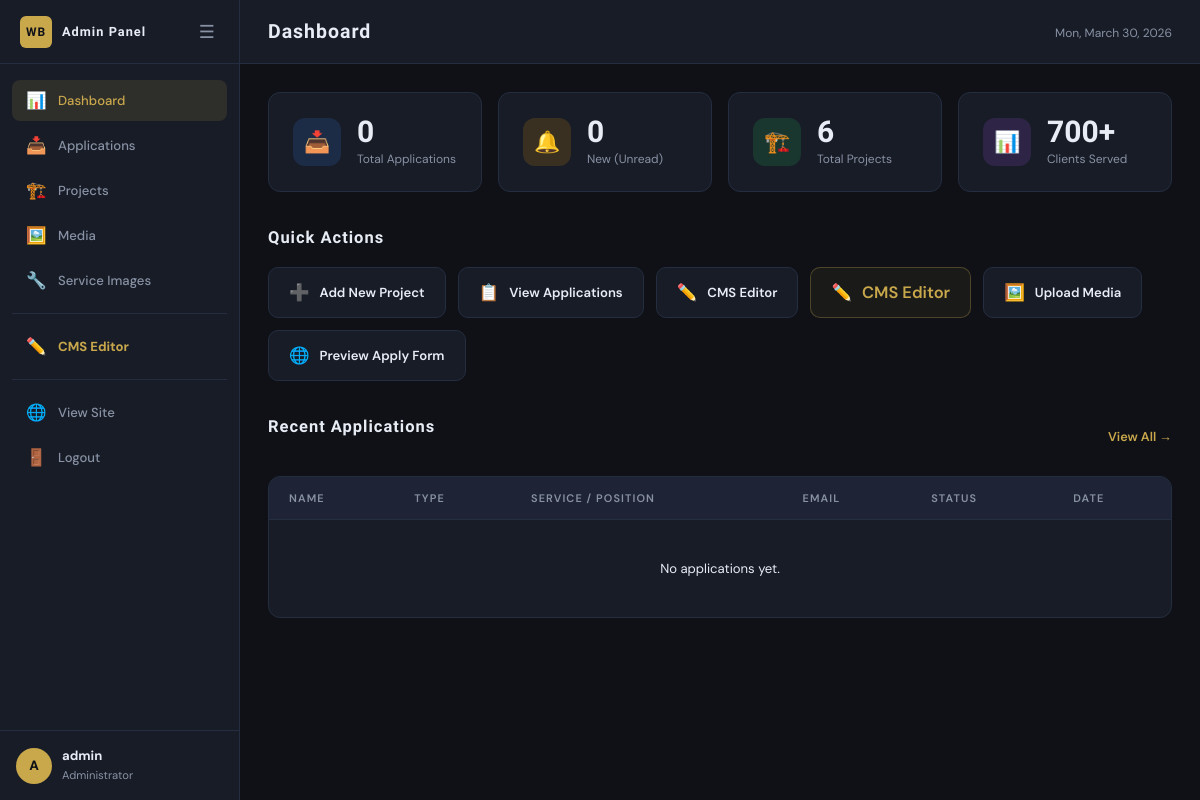
Before: /admin (signed in) with the older database file.
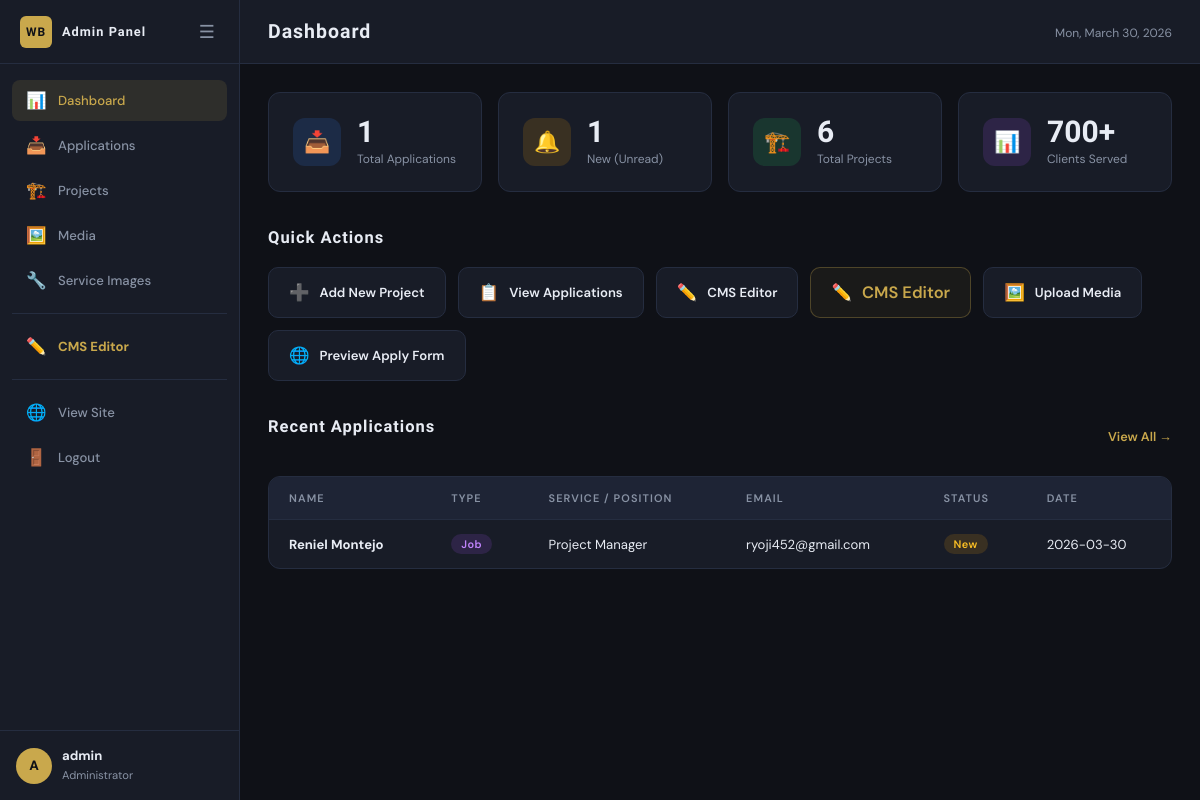
After: the same page with the newer database file.
### tables this page shows
CREATE TABLE applications (
        id INTEGER PRIMARY KEY AUTOINCREMENT,
        full_name TEXT NOT NULL, email TEXT NOT NULL, phone TEXT NOT NULL,
        type TEXT NOT NULL, position_service TEXT NOT NULL,
        message TEXT, file_path TEXT, status TEXT DEFAULT 'new',
        created_at TIMESTAMP DEFAULT CURRENT_TIMESTAMP);

### app.py (the view)
@app.route('/admin')
@login_required
def admin_dashboard():
    conn       = get_db()
    total_apps = conn.execute("SELECT COUNT(*) as c FROM applications").fetchone()['c']
    new_apps   = conn.execute("SELECT COUNT(*) as c FROM applications WHERE status='new'").fetchone()['c']
    total_proj = conn.execute("SELECT COUNT(*) as c FROM projects").fetchone()['c']
    recent     = conn.execute("SELECT * FROM applications ORDER BY created_at DESC LIMIT 5").fetchall()
    conn.close()
    return render_template('admin/dashboard.html',
        total_apps=total_apps, new_apps=new_apps,
        total_projects=total_proj, recent_apps=recent)

### app.py (called while the page is built)
def get_db():
    conn = sqlite3.connect(DATABASE)
    conn.row_factory = sqlite3.Row
    return conn

def login_required(f):
    @wraps(f)
    def decorated(*args, **kwargs):
        if 'admin_logged_in' not in session:
            return redirect(url_for('admin_login'))
        return f(*args, **kwargs)
    return decorated

@app.context_processor
def inject_cms():
    flat = {}
    try:
        conn = get_db()
        rows = conn.execute("SELECT content_key, content_value FROM cms_content").fetchall()
        conn.close()
        flat = {row['content_key']: (row['content_value'] or '') for row in rows}
    except Exception:
        pass
    return {'cms': flat, 'c': flat}   # `c` is shorthand alias

### templates/admin/dashboard.html (shortened to what this page needs)
{% extends "admin/base_admin.html" %}
{% block page_title %}Dashboard{% endblock %}
{% block admin_content %}
<div class="stats-row">
  <div class="stat-card">
    <div class="stat-card-icon blue">📥</div>
    <div class="stat-card-body">
      <div class="stat-card-num">{{ total_apps }}</div>
      <div class="stat-card-label">Total Applications</div>
    </div>
  </div>
  <div class="stat-card">
    <div class="stat-card-icon orange">🔔</div>
    <div class="stat-card-body">
      <div class="stat-card-num">{{ new_apps }}</div>
      <div class="stat-card-label">New (Unread)</div>
    </div>
  </div>
  <div class="stat-card">
    <div class="stat-card-icon green">🏗️</div>
    <div class="stat-card-body">
      <div class="stat-card-num">{{ total_projects }}</div>
      <div class="stat-card-label">Total Projects</div>
    </div>
  </div>
  <div class="stat-card">
    <div class="stat-card-icon purple">📊</div>
    <div class="stat-card-body">
      <div class="stat-card-num">700+</div>
      <div class="stat-card-label">Clients Served</div>
    </div>
  </div>
</div>
<div class="admin-section">
  <h2 class="admin-section-title">Quick Actions</h2>
  <div class="quick-actions">
    <a href="{{ url_for('admin_add_project') }}" class="quick-btn">
      <span>➕</span> Add New Project
    </a>
    <a href="{{ url_for('admin_applications') }}" class="quick-btn">
      <span>📋</span> View Applications
    </a>
    <a href="{{ url_for('admin_cms') }}" class="quick-btn">
      <span>✏️</span> CMS Editor
    </a>
    <a href="{{ url_for('admin_cms') }}" class="quick-btn" style="border-color:rgba(201,168,76,0.3);background:rgba(201,168,76,0.06)">
      <span>✏️</span> <span style="color:var(--c-gold)">CMS Editor</span>
    </a>
    <a href="{{ url_for('admin_media') }}" class="quick-btn">
      <span>🖼️</span> Upload Media
    </a>
    <a href="{{ url_for('apply') }}" class="quick-btn" target="_blank">
      <span>🌐</span> Preview Apply Form
    </a>
  </div>
</div>
<div class="admin-section">
  <div class="section-header-row">
    <h2 class="admin-section-title">Recent Applications</h2>
    <a href="{{ url_for('admin_applications') }}" class="view-all-link">View All →</a>
  </div>
  <div class="table-wrap">
    <table class="admin-table">
      <thead>
        <tr>
          <th>Name</th>
          <th>Type</th>
          <th>Service / Position</th>
          <th>Email</th>
          <th>Status</th>
          <th>Date</th>
        </tr>
      </thead>
      <tbody>
        {% for app in recent_apps %}
        <tr>
          <td><strong>{{ app.full_name }}</strong></td>
          <td><span class="badge badge-{{ 'blue' if app.type == 'service' else 'purple' }}">{{ app.type|title }}</span></td>
          <td>{{ app.position_service }}</td>
          <td>{{ app.email }}</td>
          <td>
            <span class="badge badge-{{ 'green' if app.status == 'reviewed' else 'orange' if app.status == 'new' else 'gray' }}">
              {{ app.status|title }}
            </span>
          </td>
          <td>{{ app.created_at[:10] }}</td>
        </tr>
        {% else %}
        <tr><td colspan="6" class="empty-row">No applications yet.</td></tr>
        {% endfor %}
      </tbody>
    </table>
  </div>
</div>
{% endblock %}

Changed rows visible on the page:
added applications: full_name "Reniel Montejo", type "Job", position_service "Project Manager", email "ryoji452@gmail.com", status "New", created_at "2026-03-30"
Other visible differences:
{{ total_apps }}: "0" → "1"
{{ new_apps }}: "0" → "1"
text no longer shown: "No applications yet."
